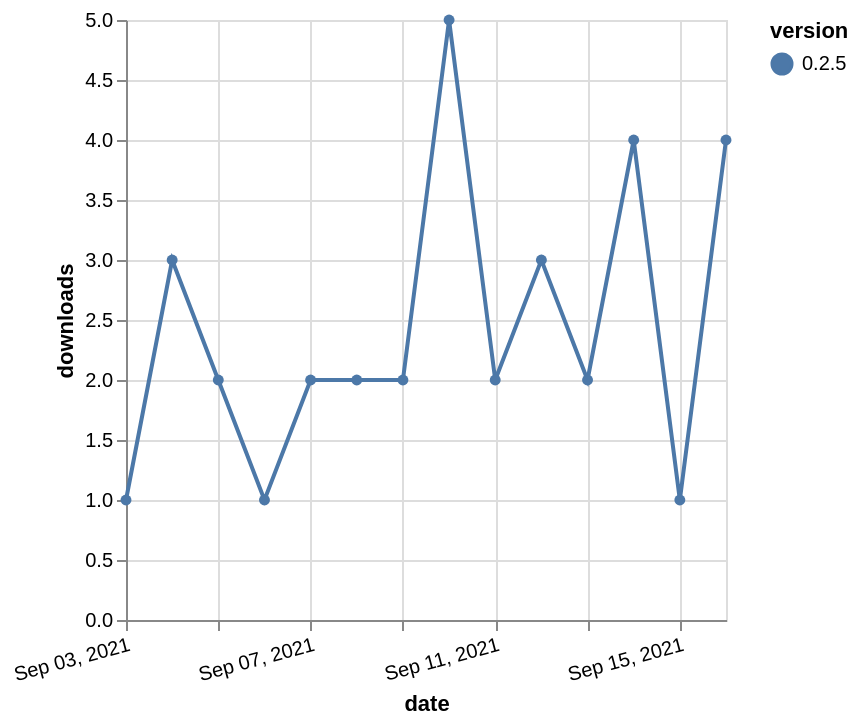

Write the Vega-Lite specification saved for this chart.
### Vega-Lite specification from a JSON file in a GitHub repository (floating-point values rounded to 4 significant figures)
{"$schema": "https://vega.github.io/schema/vega-lite/v5.json", "description": "A simple bar chart with embedded data.", "data": {"values": [{"date": "2021-09-03", "total": 877, "delta": 1, "version": "0.2.5"}, {"date": "2021-09-04", "total": 880, "delta": 3, "version": "0.2.5"}, {"date": "2021-09-05", "total": 882, "delta": 2, "version": "0.2.5"}, {"date": "2021-09-06", "total": 883, "delta": 1, "version": "0.2.5"}, {"date": "2021-09-07", "total": 885, "delta": 2, "version": "0.2.5"}, {"date": "2021-09-08", "total": 887, "delta": 2, "version": "0.2.5"}, {"date": "2021-09-09", "total": 889, "delta": 2, "version": "0.2.5"}, {"date": "2021-09-10", "total": 894, "delta": 5, "version": "0.2.5"}, {"date": "2021-09-11", "total": 896, "delta": 2, "version": "0.2.5"}, {"date": "2021-09-12", "total": 899, "delta": 3, "version": "0.2.5"}, {"date": "2021-09-13", "total": 901, "delta": 2, "version": "0.2.5"}, {"date": "2021-09-14", "total": 905, "delta": 4, "version": "0.2.5"}, {"date": "2021-09-15", "total": 906, "delta": 1, "version": "0.2.5"}, {"date": "2021-09-16", "total": 910, "delta": 4, "version": "0.2.5"}]}, "width": "container", "mark": {"type": "line", "point": {"filled": true}}, "encoding": {"x": {"field": "date", "type": "temporal", "timeUnit": "yearmonthdate", "title": "date", "axis": {"labelAngle": -15}}, "y": {"field": "delta", "type": "quantitative", "title": "downloads"}, "color": {"field": "version", "type": "nominal"}, "tooltip": {"field": "delta"}}}
